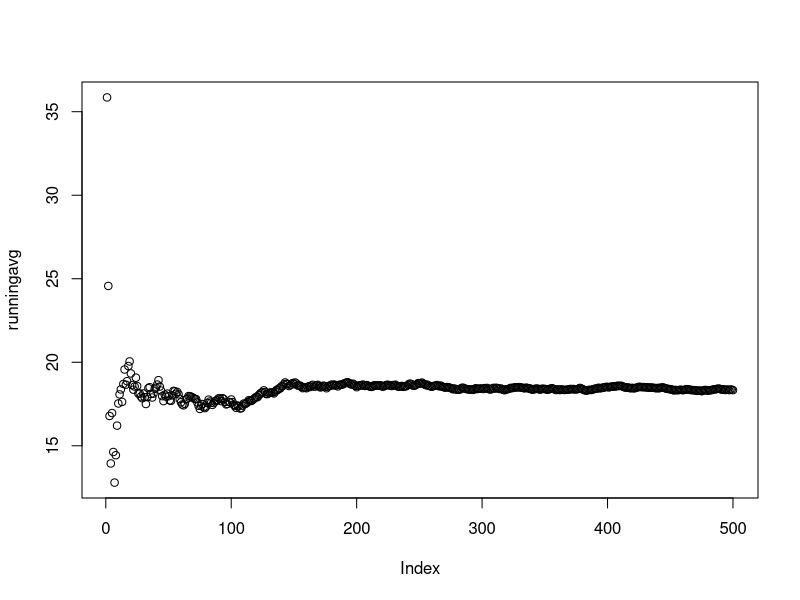

Generate this figure with R:
index <- 1:500 #create index of values
spins <- runif(500, 1, 36) #create random data from uniform distribution

popavg <- mean(spins) #spin the roulette wheel
popavg 

runningsum <- cumsum(spins) #take cummulative sum of spins
runningavg <- runningsum / index

popavg
runningavg[5]
runningavg[50]
runningavg[250]
runningavg[400]
runningavg[500]

plot(runningavg)
